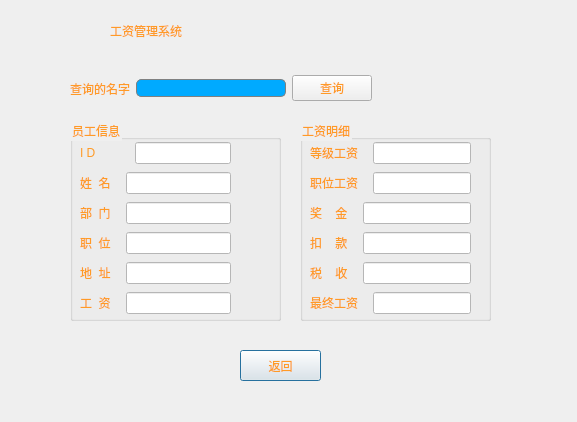
<?xml version="1.0" encoding="UTF-8"?>
<ui version="4.0">
 <class>CheckWages</class>
 <widget class="QDialog" name="CheckWages">
  <property name="geometry">
   <rect>
    <x>0</x>
    <y>0</y>
    <width>577</width>
    <height>422</height>
   </rect>
  </property>
  <property name="minimumSize">
   <size>
    <width>577</width>
    <height>422</height>
   </size>
  </property>
  <property name="maximumSize">
   <size>
    <width>577</width>
    <height>422</height>
   </size>
  </property>
  <property name="windowTitle">
   <string>Dialog</string>
  </property>
  <property name="styleSheet">
   <string notr="true">color: rgb(255, 154, 38);
background-image: url(:/resource/photo/Resource/2.jpg);</string>
  </property>
  <widget class="QGroupBox" name="groupBox">
   <property name="geometry">
    <rect>
     <x>70</x>
     <y>120</y>
     <width>211</width>
     <height>201</height>
    </rect>
   </property>
   <property name="styleSheet">
    <string notr="true">font: 12pt &quot;仿宋&quot;;</string>
   </property>
   <property name="title">
    <string>员工信息</string>
   </property>
   <widget class="QWidget" name="layoutWidget">
    <property name="geometry">
     <rect>
      <x>10</x>
      <y>20</y>
      <width>151</width>
      <height>176</height>
     </rect>
    </property>
    <layout class="QVBoxLayout" name="verticalLayout_2">
     <item>
      <layout class="QHBoxLayout" name="horizontalLayout_8">
       <property name="spacing">
        <number>39</number>
       </property>
       <property name="leftMargin">
        <number>0</number>
       </property>
       <item>
        <widget class="QLabel" name="label_10">
         <property name="styleSheet">
          <string notr="true">font: 12pt &quot;仿宋&quot;;</string>
         </property>
         <property name="text">
          <string>I D</string>
         </property>
        </widget>
       </item>
       <item>
        <widget class="QLineEdit" name="lineEdit_ID">
         <property name="styleSheet">
          <string notr="true">background:rgb(255, 255, 255);</string>
         </property>
         <property name="text">
          <string/>
         </property>
         <property name="readOnly">
          <bool>true</bool>
         </property>
        </widget>
       </item>
      </layout>
     </item>
     <item>
      <layout class="QHBoxLayout" name="horizontalLayout_4">
       <property name="spacing">
        <number>15</number>
       </property>
       <property name="leftMargin">
        <number>0</number>
       </property>
       <item>
        <widget class="QLabel" name="label_6">
         <property name="styleSheet">
          <string notr="true">font: 12pt &quot;仿宋&quot;;</string>
         </property>
         <property name="text">
          <string>姓  名</string>
         </property>
        </widget>
       </item>
       <item>
        <widget class="QLineEdit" name="lineEdit_name">
         <property name="styleSheet">
          <string notr="true">background:rgb(255, 255, 255);</string>
         </property>
         <property name="text">
          <string/>
         </property>
         <property name="readOnly">
          <bool>true</bool>
         </property>
        </widget>
       </item>
      </layout>
     </item>
     <item>
      <layout class="QHBoxLayout" name="horizontalLayout_5">
       <property name="spacing">
        <number>15</number>
       </property>
       <property name="leftMargin">
        <number>0</number>
       </property>
       <item>
        <widget class="QLabel" name="label_7">
         <property name="styleSheet">
          <string notr="true">font: 12pt &quot;仿宋&quot;;</string>
         </property>
         <property name="text">
          <string>部  门</string>
         </property>
        </widget>
       </item>
       <item>
        <widget class="QLineEdit" name="lineEdit_department">
         <property name="styleSheet">
          <string notr="true">background:rgb(255, 255, 255);</string>
         </property>
         <property name="text">
          <string/>
         </property>
         <property name="readOnly">
          <bool>true</bool>
         </property>
        </widget>
       </item>
      </layout>
     </item>
     <item>
      <layout class="QHBoxLayout" name="horizontalLayout_2">
       <property name="spacing">
        <number>15</number>
       </property>
       <property name="leftMargin">
        <number>0</number>
       </property>
       <item>
        <widget class="QLabel" name="label_4">
         <property name="styleSheet">
          <string notr="true">font: 12pt &quot;仿宋&quot;;</string>
         </property>
         <property name="text">
          <string>职  位</string>
         </property>
        </widget>
       </item>
       <item>
        <widget class="QLineEdit" name="lineEdit_position">
         <property name="styleSheet">
          <string notr="true">background:rgb(255, 255, 255);</string>
         </property>
         <property name="text">
          <string/>
         </property>
         <property name="readOnly">
          <bool>true</bool>
         </property>
        </widget>
       </item>
      </layout>
     </item>
     <item>
      <layout class="QHBoxLayout" name="horizontalLayout_7">
       <property name="spacing">
        <number>15</number>
       </property>
       <property name="leftMargin">
        <number>0</number>
       </property>
       <item>
        <widget class="QLabel" name="label_9">
         <property name="styleSheet">
          <string notr="true">font: 12pt &quot;仿宋&quot;;</string>
         </property>
         <property name="text">
          <string>地  址</string>
         </property>
        </widget>
       </item>
       <item>
        <widget class="QLineEdit" name="lineEdit_address">
         <property name="styleSheet">
          <string notr="true">background:rgb(255, 255, 255);</string>
         </property>
         <property name="text">
          <string/>
         </property>
         <property name="readOnly">
          <bool>true</bool>
         </property>
        </widget>
       </item>
      </layout>
     </item>
     <item>
      <layout class="QHBoxLayout" name="horizontalLayout_6">
       <property name="spacing">
        <number>15</number>
       </property>
       <property name="leftMargin">
        <number>0</number>
       </property>
       <item>
        <widget class="QLabel" name="label_8">
         <property name="styleSheet">
          <string notr="true">font: 12pt &quot;仿宋&quot;;</string>
         </property>
         <property name="text">
          <string>工  资</string>
         </property>
        </widget>
       </item>
       <item>
        <widget class="QLineEdit" name="lineEdit_wages">
         <property name="styleSheet">
          <string notr="true">background:rgb(255, 255, 255);</string>
         </property>
         <property name="text">
          <string/>
         </property>
         <property name="readOnly">
          <bool>true</bool>
         </property>
        </widget>
       </item>
      </layout>
     </item>
    </layout>
   </widget>
  </widget>
  <widget class="QGroupBox" name="groupBox_2">
   <property name="geometry">
    <rect>
     <x>300</x>
     <y>120</y>
     <width>191</width>
     <height>201</height>
    </rect>
   </property>
   <property name="styleSheet">
    <string notr="true">font: 12pt &quot;仿宋&quot;;</string>
   </property>
   <property name="title">
    <string>工资明细</string>
   </property>
   <widget class="QWidget" name="layoutWidget">
    <property name="geometry">
     <rect>
      <x>10</x>
      <y>20</y>
      <width>161</width>
      <height>176</height>
     </rect>
    </property>
    <layout class="QVBoxLayout" name="verticalLayout_3">
     <item>
      <layout class="QHBoxLayout" name="horizontalLayout_23">
       <property name="spacing">
        <number>15</number>
       </property>
       <property name="leftMargin">
        <number>0</number>
       </property>
       <item>
        <widget class="QLabel" name="label_25">
         <property name="styleSheet">
          <string notr="true">font: 12pt &quot;仿宋&quot;;</string>
         </property>
         <property name="text">
          <string>等级工资</string>
         </property>
        </widget>
       </item>
       <item>
        <widget class="QLineEdit" name="lineEdit_levelwages">
         <property name="styleSheet">
          <string notr="true">background:rgb(255, 255, 255);</string>
         </property>
         <property name="text">
          <string/>
         </property>
         <property name="readOnly">
          <bool>true</bool>
         </property>
        </widget>
       </item>
      </layout>
     </item>
     <item>
      <layout class="QHBoxLayout" name="horizontalLayout_24">
       <property name="spacing">
        <number>15</number>
       </property>
       <property name="leftMargin">
        <number>0</number>
       </property>
       <item>
        <widget class="QLabel" name="label_26">
         <property name="styleSheet">
          <string notr="true">font: 12pt &quot;仿宋&quot;;</string>
         </property>
         <property name="text">
          <string>职位工资</string>
         </property>
        </widget>
       </item>
       <item>
        <widget class="QLineEdit" name="lineEdit_positionwages">
         <property name="styleSheet">
          <string notr="true">background:rgb(255, 255, 255);</string>
         </property>
         <property name="text">
          <string/>
         </property>
         <property name="readOnly">
          <bool>true</bool>
         </property>
        </widget>
       </item>
      </layout>
     </item>
     <item>
      <layout class="QHBoxLayout" name="horizontalLayout_25">
       <property name="spacing">
        <number>15</number>
       </property>
       <property name="leftMargin">
        <number>0</number>
       </property>
       <item>
        <widget class="QLabel" name="label_27">
         <property name="styleSheet">
          <string notr="true">font: 12pt &quot;仿宋&quot;;</string>
         </property>
         <property name="text">
          <string>奖    金</string>
         </property>
        </widget>
       </item>
       <item>
        <widget class="QLineEdit" name="lineEdit_bouns">
         <property name="styleSheet">
          <string notr="true">background:rgb(255, 255, 255);</string>
         </property>
         <property name="text">
          <string/>
         </property>
         <property name="readOnly">
          <bool>true</bool>
         </property>
        </widget>
       </item>
      </layout>
     </item>
     <item>
      <layout class="QHBoxLayout" name="horizontalLayout_3">
       <property name="spacing">
        <number>15</number>
       </property>
       <property name="leftMargin">
        <number>0</number>
       </property>
       <item>
        <widget class="QLabel" name="label_5">
         <property name="styleSheet">
          <string notr="true">font: 12pt &quot;仿宋&quot;;</string>
         </property>
         <property name="text">
          <string>扣    款</string>
         </property>
        </widget>
       </item>
       <item>
        <widget class="QLineEdit" name="lineEdit_deduction">
         <property name="styleSheet">
          <string notr="true">background:rgb(255, 255, 255);</string>
         </property>
         <property name="text">
          <string/>
         </property>
         <property name="readOnly">
          <bool>true</bool>
         </property>
        </widget>
       </item>
      </layout>
     </item>
     <item>
      <layout class="QHBoxLayout" name="horizontalLayout_26">
       <property name="spacing">
        <number>15</number>
       </property>
       <property name="leftMargin">
        <number>0</number>
       </property>
       <item>
        <widget class="QLabel" name="label_28">
         <property name="styleSheet">
          <string notr="true">font: 12pt &quot;仿宋&quot;;</string>
         </property>
         <property name="text">
          <string>税    收</string>
         </property>
        </widget>
       </item>
       <item>
        <widget class="QLineEdit" name="lineEdit_WithHoldingTax">
         <property name="styleSheet">
          <string notr="true">background:rgb(255, 255, 255);</string>
         </property>
         <property name="text">
          <string/>
         </property>
         <property name="readOnly">
          <bool>true</bool>
         </property>
        </widget>
       </item>
      </layout>
     </item>
     <item>
      <layout class="QHBoxLayout" name="horizontalLayout_27">
       <property name="spacing">
        <number>15</number>
       </property>
       <property name="leftMargin">
        <number>0</number>
       </property>
       <item>
        <widget class="QLabel" name="label_29">
         <property name="styleSheet">
          <string notr="true">font: 12pt &quot;仿宋&quot;;</string>
         </property>
         <property name="text">
          <string>最终工资</string>
         </property>
        </widget>
       </item>
       <item>
        <widget class="QLineEdit" name="lineEdit_fanalwages">
         <property name="styleSheet">
          <string notr="true">background:rgb(255, 255, 255);</string>
         </property>
         <property name="text">
          <string/>
         </property>
         <property name="readOnly">
          <bool>true</bool>
         </property>
        </widget>
       </item>
      </layout>
     </item>
    </layout>
   </widget>
  </widget>
  <widget class="QPushButton" name="pushButton_back">
   <property name="geometry">
    <rect>
     <x>240</x>
     <y>350</y>
     <width>81</width>
     <height>31</height>
    </rect>
   </property>
   <property name="styleSheet">
    <string notr="true">font: 12pt &quot;仿宋&quot;;</string>
   </property>
   <property name="text">
    <string>返回</string>
   </property>
  </widget>
  <widget class="QLabel" name="label">
   <property name="geometry">
    <rect>
     <x>110</x>
     <y>10</y>
     <width>341</width>
     <height>41</height>
    </rect>
   </property>
   <property name="styleSheet">
    <string notr="true">font: 35pt &quot;新宋体&quot;;
</string>
   </property>
   <property name="text">
    <string>工资管理系统</string>
   </property>
  </widget>
  <widget class="QWidget" name="">
   <property name="geometry">
    <rect>
     <x>70</x>
     <y>73</y>
     <width>302</width>
     <height>31</height>
    </rect>
   </property>
   <layout class="QHBoxLayout" name="horizontalLayout">
    <item>
     <widget class="QLabel" name="label_2">
      <property name="styleSheet">
       <string notr="true">font: 12pt &quot;仿宋&quot;;</string>
      </property>
      <property name="text">
       <string>查询的名字</string>
      </property>
     </widget>
    </item>
    <item>
     <widget class="QLineEdit" name="lineEdit_findname">
      <property name="styleSheet">
       <string notr="true">border: 1px solid gray;border-radius:5px; 
padding: 0px 10px 0px 10px;
font: 75 12pt &quot;仿宋&quot;;
background:rgb(0, 170, 255);
selection-background-color: darkgray;
</string>
      </property>
      <property name="text">
       <string/>
      </property>
     </widget>
    </item>
    <item>
     <widget class="QPushButton" name="pushButton_find">
      <property name="styleSheet">
       <string notr="true">font: 12pt &quot;仿宋&quot;;</string>
      </property>
      <property name="text">
       <string>查询</string>
      </property>
     </widget>
    </item>
   </layout>
  </widget>
 </widget>
 <resources/>
 <connections/>
</ui>
